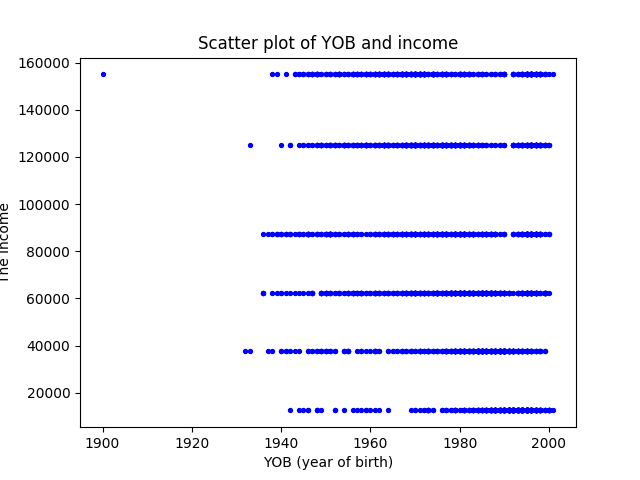

Write the Python code that produced this figure.
import matplotlib.pyplot as plt
import pandas as pd
import numpy as np

filename = '../data/train.csv'
df = pd.read_csv(filename, index_col = None, na_values=["?"])
df.replace('?', np.NaN)

data = df[['YOB', 'Income']].dropna()

mapping = {'under $25,000' : 12500, '$25,001 - $50,000' : 37500,
			'$50,000 - $74,999' : 62500, '$75,000 - $100,000' : 87500,
			'$100,001 - $150,000' : 125000, 'over $150,000' : 155000}

data = data.replace({'Income': mapping})

YOB = np.array(data['YOB'])
Income = np.array(data['Income'])

plt.scatter(YOB, Income, color='b', alpha=1, s=8)
plt.title("Scatter plot of YOB and income")
plt.xlabel("YOB (year of birth)")
plt.ylabel("The income")
plt.savefig("scatter_plot")
plt.show()
